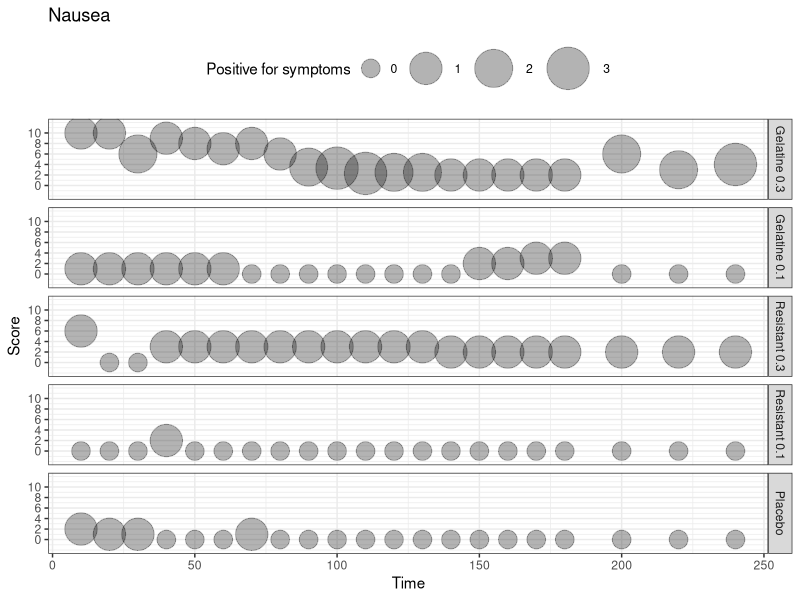
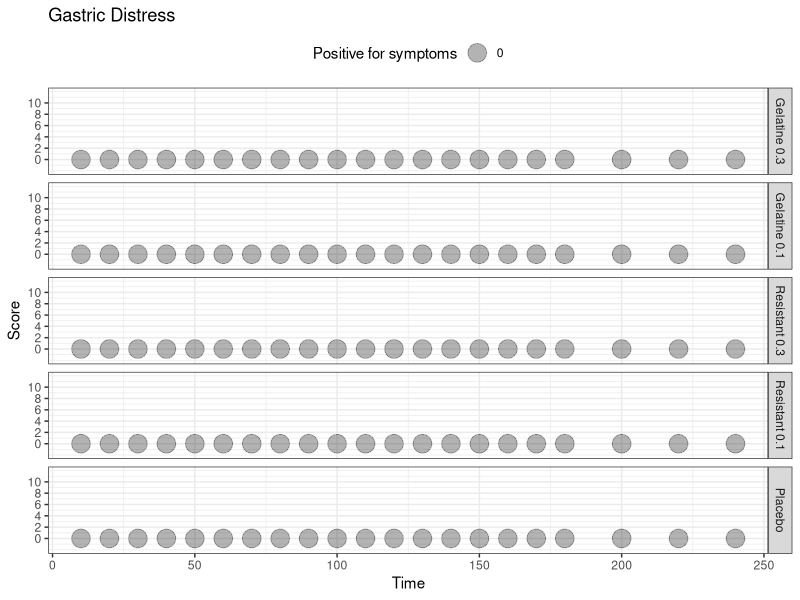
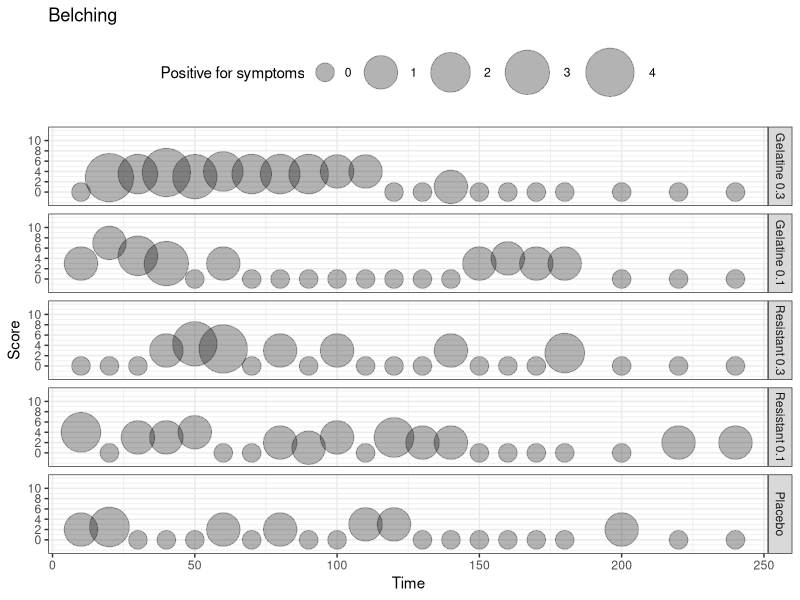
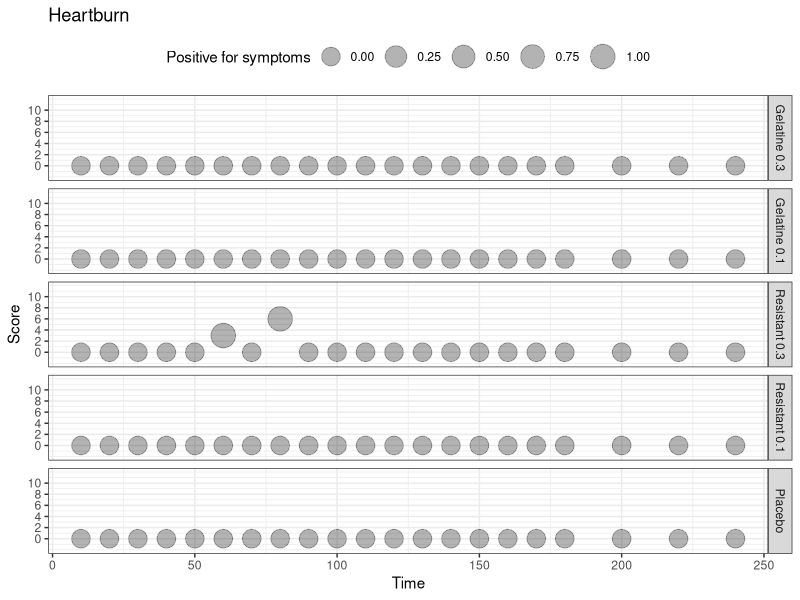
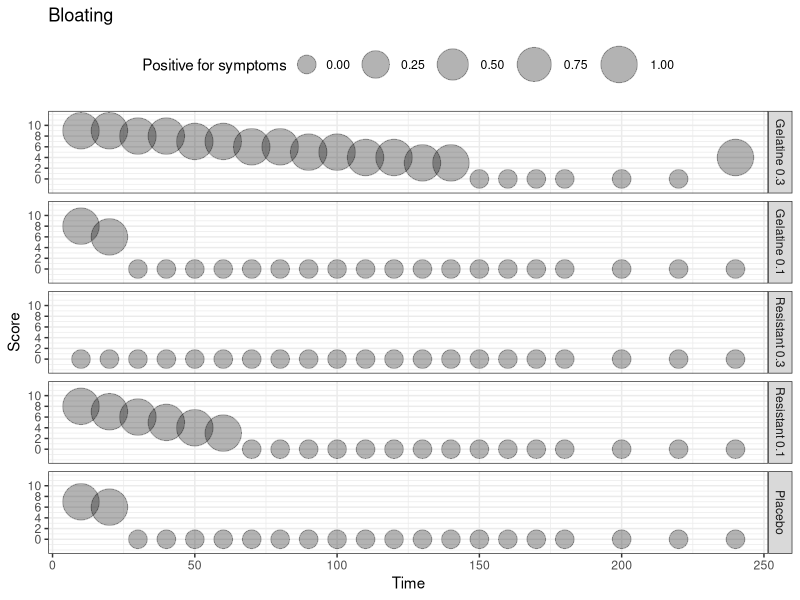
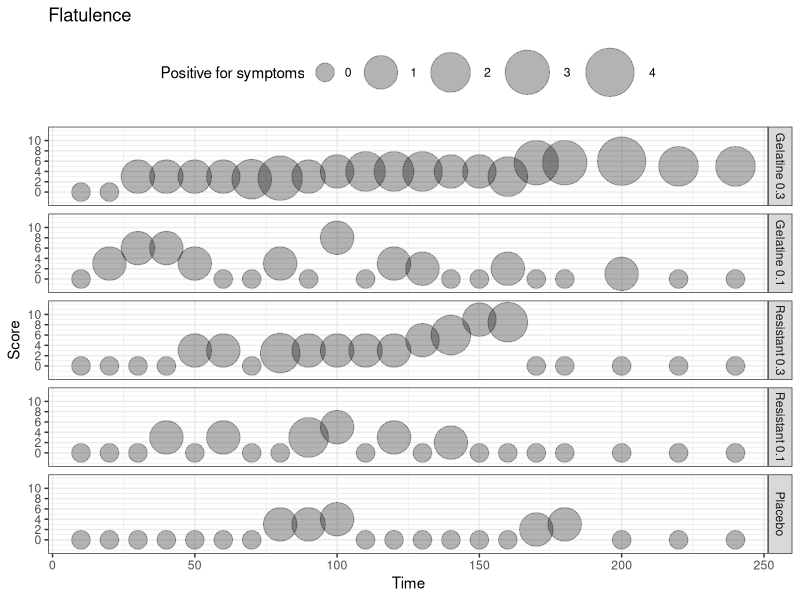
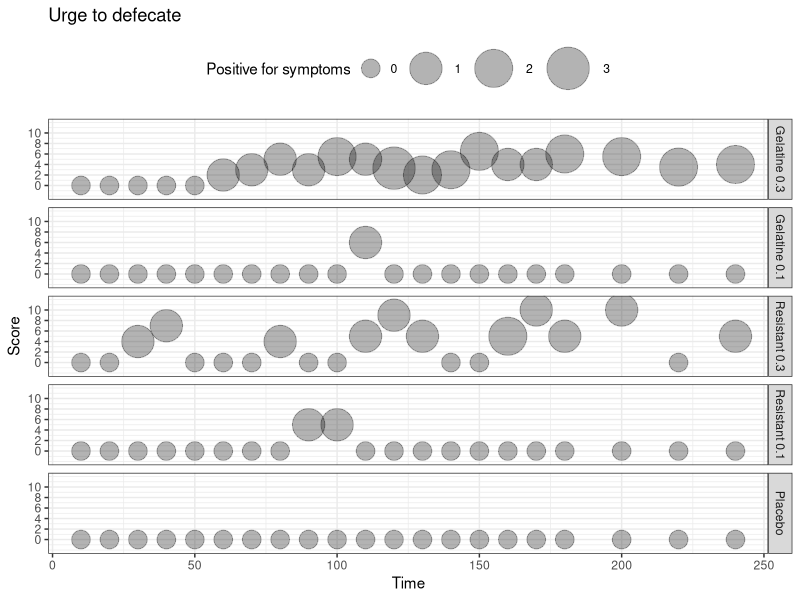
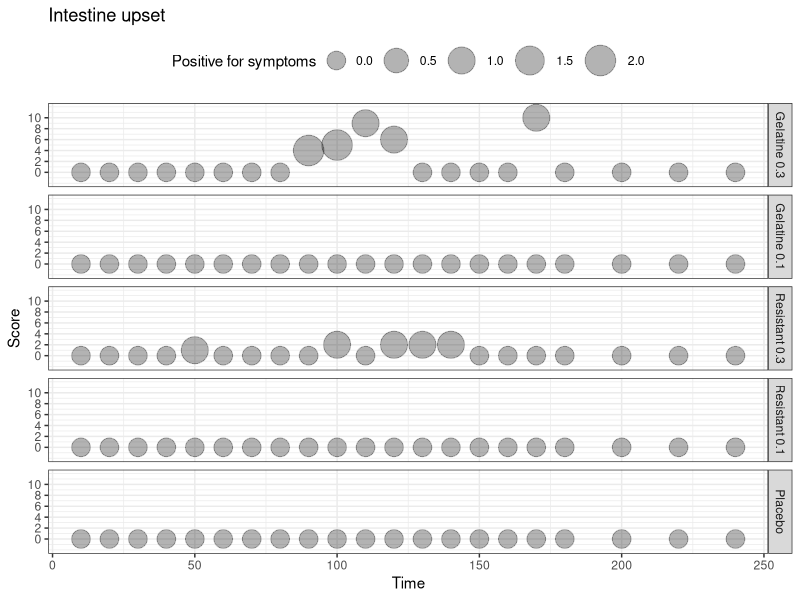

The R source for these figures, in order:
# Libraries
library(tidyverse)
library(viridis)

# Load and preprocessing ----------------------------------------------------------------------
data <- read_delim(
  "data_bubleplot.csv",
  delim = ";",
  escape_double = FALSE,
  trim_ws = TRUE
)

# Create condition color
data <-
  data |>
  mutate(Condition = factor(
    Condition,
    levels = c(
      "Gelatine 0.3",
      "Gelatine 0.1",
      "Resistant 0.3",
      "Resistant 0.1",
      "Placebo"
    )
  ))

glimpse(data)

# Basic Bubble plot
# data |>
#   ggplot(aes(
#     x = Time,
#     y = score_nausea,
#     size = size_nausea,
#   )) +
#   geom_point(alpha = 0.3,
#              shape = 21,
#              fill = "black",
#              color = "black") +
#   scale_size(range = c(6, 16),
#              name = "Positive for symptoms") +
#   scale_y_continuous(
#     limits = c(-2, 12),
#     breaks = c(0, 2, 4, 6, 8, 10),
#     labels = c("0", "2", "4", "6", "8", "10")
#   ) +
#   ylab("Score") +
#   xlab("Time") +
#   theme_bw() +
#   theme(
#     legend.position = "top"
#   ) +
#   facet_grid(Condition ~ .)

# all vars plots ------------------------------------------------------------------------------
# Nausea
nausea <-
  data |>
  ggplot(aes(x = Time,
             y = score_nausea,
             size = size_nausea)) +
  geom_point(
    alpha = 0.3,
    shape = 21,
    fill = "black",
    color = "black"
  ) +
  scale_size(range = c(6, 14),
             name = "Positive for symptoms") +
  scale_y_continuous(
    limits = c(-2, 12),
    breaks = c(0, 2, 4, 6, 8, 10),
    labels = c("0", "2", "4", "6", "8", "10")
  ) +
  ylab("Score") +
  xlab("Time") +
  labs(title = "Nausea") +
  theme_bw() +
  theme(legend.position = "top") +
  facet_grid(Condition ~ .)

nausea

# Gastric Distress
gastric_distress <-
  data |>
  ggplot(aes(x = Time,
             y = score_gatric_distress,
             size = size_gatric_distress)) +
  geom_point(
    alpha = 0.3,
    shape = 21,
    fill = "black",
    color = "black"
  ) +
  scale_size(range = c(6, 6),
             name = "Positive for symptoms") +
  scale_y_continuous(
    limits = c(-2, 12),
    breaks = c(0, 2, 4, 6, 8, 10),
    labels = c("0", "2", "4", "6", "8", "10")
  ) +
  ylab("Score") +
  xlab("Time") +
  labs(title = "Gastric Distress") +
  theme_bw() +
  theme(legend.position = "top") +
  facet_grid(Condition ~ .)

gastric_distress

# Belching
bealching <-
  data |>
  ggplot(aes(x = Time,
             y = score_belching,
             size = size_belching)) +
  geom_point(
    alpha = 0.3,
    shape = 21,
    fill = "black",
    color = "black"
  ) +
  scale_size(range = c(6, 16),
             name = "Positive for symptoms") +
  scale_y_continuous(
    limits = c(-2, 12),
    breaks = c(0, 2, 4, 6, 8, 10),
    labels = c("0", "2", "4", "6", "8", "10")
  ) +
  ylab("Score") +
  xlab("Time") +
  labs(title = "Belching")+
  theme_bw() +
  theme(legend.position = "top") +
  facet_grid(Condition ~ .)

bealching

# Heartburn
heartburn <-
  data |>
  ggplot(aes(x = Time,
             y = score_heartnurn,
             size = size_heartnurn)) +
  geom_point(
    alpha = 0.3,
    shape = 21,
    fill = "black",
    color = "black"
  ) +
  scale_size(range = c(6, 8),
             name = "Positive for symptoms") +
  scale_y_continuous(
    limits = c(-2, 12),
    breaks = c(0, 2, 4, 6, 8, 10),
    labels = c("0", "2", "4", "6", "8", "10")
  ) +
  ylab("Score") +
  xlab("Time") +
  labs(title = "Heartburn")+
  theme_bw() +
  theme(legend.position = "top") +
  facet_grid(Condition ~ .)

heartburn

# Bloating
bloating <-
  data |>
  ggplot(aes(x = Time,
             y = score_bloating,
             size = size_bloating)) +
  geom_point(
    alpha = 0.3,
    shape = 21,
    fill = "black",
    color = "black"
  ) +
  scale_size(range = c(6, 12),
             name = "Positive for symptoms") +
  scale_y_continuous(
    limits = c(-2, 12),
    breaks = c(0, 2, 4, 6, 8, 10),
    labels = c("0", "2", "4", "6", "8", "10")
  ) +
  ylab("Score") +
  xlab("Time") +
  labs(title = "Bloating") +
  theme_bw() +
  theme(legend.position = "top") +
  facet_grid(Condition ~ .)

bloating

# Flatulence
flatulence <-
  data |>
  ggplot(aes(x = Time,
             y = score_flatulence,
             size = size_flatulence)) +
  geom_point(
    alpha = 0.3,
    shape = 21,
    fill = "black",
    color = "black"
  ) +
  scale_size(range = c(6, 16),
             name = "Positive for symptoms") +
  scale_y_continuous(
    limits = c(-2, 12),
    breaks = c(0, 2, 4, 6, 8, 10),
    labels = c("0", "2", "4", "6", "8", "10")
  ) +
  ylab("Score") +
  xlab("Time") +
  labs(title = "Flatulence") +
  theme_bw() +
  theme(legend.position = "top") +
  facet_grid(Condition ~ .)

flatulence

# Urge to defecate
urge_defecate <-
  data |>
  ggplot(aes(x = Time,
             y = score_urge_defecate,
             size = size_urge_defecate)) +
  geom_point(
    alpha = 0.3,
    shape = 21,
    fill = "black",
    color = "black"
  ) +
  scale_size(range = c(6, 14),
             name = "Positive for symptoms") +
  scale_y_continuous(
    limits = c(-2, 12),
    breaks = c(0, 2, 4, 6, 8, 10),
    labels = c("0", "2", "4", "6", "8", "10")
  ) +
  ylab("Score") +
  xlab("Time") +
  labs(title = "Urge to defecate") +
  theme_bw() +
  theme(legend.position = "top") +
  facet_grid(Condition ~ .)

urge_defecate

# Intestine upset
intestine_upset <-
  data |>
  ggplot(aes(x = Time,
             y = score_intestine_upset,
             size = size_intestine_upset)) +
  geom_point(
    alpha = 0.3,
    shape = 21,
    fill = "black",
    color = "black"
  ) +
  scale_size(range = c(6, 10),
             name = "Positive for symptoms") +
  scale_y_continuous(
    limits = c(-2, 12),
    breaks = c(0, 2, 4, 6, 8, 10),
    labels = c("0", "2", "4", "6", "8", "10")
  ) +
  ylab("Score") +
  xlab("Time") +
  labs(title = "Intestine upset") +
  theme_bw() +
  theme(legend.position = "top") +
  facet_grid(Condition ~ .)

intestine_upset

# Dizziness
dizziness <-
  data |>
  ggplot(aes(x = Time,
             y = score_dizziness,
             size = size_dizziness)) +
  geom_point(
    alpha = 0.3,
    shape = 21,
    fill = "black",
    color = "black"
  ) +
  scale_size(range = c(6, 8),
             name = "Positive for symptoms") +
  scale_y_continuous(
    limits = c(-2, 12),
    breaks = c(0, 2, 4, 6, 8, 10),
    labels = c("0", "2", "4", "6", "8", "10")
  ) +
  ylab("Score") +
  xlab("Time") +
  labs(title = "Dizziness") +
  theme_bw() +
  theme(legend.position = "top") +
  facet_grid(Condition ~ .)

dizziness

# Headache
headache <-
  data |>
  ggplot(aes(x = Time,
             y = score_headache,
             size = size_headache)) +
  geom_point(
    alpha = 0.3,
    shape = 21,
    fill = "black",
    color = "black"
  ) +
  scale_size(range = c(6, 16),
             name = "Positive for symptoms") +
  scale_y_continuous(
    limits = c(-2, 12),
    breaks = c(0, 2, 4, 6, 8, 10),
    labels = c("0", "2", "4", "6", "8", "10")
  ) +
  ylab("Score") +
  xlab("Time") +
  labs(title = "Headache") +
  theme_bw() +
  theme(legend.position = "top") +
  facet_grid(Condition ~ .)

headache



